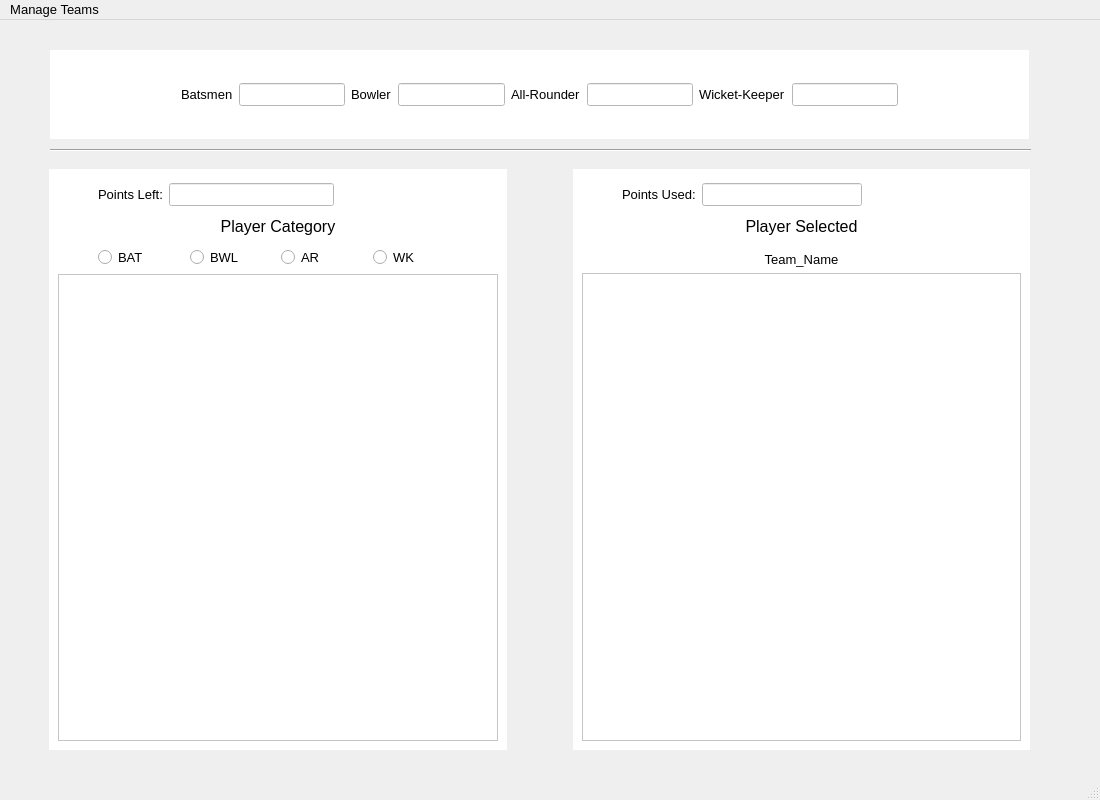
<?xml version="1.0" encoding="UTF-8"?>
<ui version="4.0">
 <class>MainWindow</class>
 <widget class="QMainWindow" name="MainWindow">
  <property name="geometry">
   <rect>
    <x>0</x>
    <y>0</y>
    <width>1100</width>
    <height>800</height>
   </rect>
  </property>
  <property name="font">
   <font>
    <pointsize>10</pointsize>
   </font>
  </property>
  <property name="windowTitle">
   <string>MainWindow</string>
  </property>
  <widget class="QWidget" name="centralwidget">
   <widget class="QWidget" name="top" native="true">
    <property name="geometry">
     <rect>
      <x>50</x>
      <y>30</y>
      <width>979</width>
      <height>89</height>
     </rect>
    </property>
    <property name="autoFillBackground">
     <bool>false</bool>
    </property>
    <property name="styleSheet">
     <string notr="true">background-color: rgb(255, 255, 255);</string>
    </property>
    <layout class="QHBoxLayout" name="horizontalLayout_2">
     <item>
      <spacer name="horizontalSpacer">
       <property name="orientation">
        <enum>Qt::Horizontal</enum>
       </property>
       <property name="sizeHint" stdset="0">
        <size>
         <width>150</width>
         <height>20</height>
        </size>
       </property>
      </spacer>
     </item>
     <item>
      <widget class="QLabel" name="Batsmen">
       <property name="font">
        <font>
         <pointsize>10</pointsize>
        </font>
       </property>
       <property name="text">
        <string>Batsmen</string>
       </property>
      </widget>
     </item>
     <item>
      <widget class="QLineEdit" name="Batsmen_value">
       <property name="font">
        <font>
         <pointsize>10</pointsize>
        </font>
       </property>
      </widget>
     </item>
     <item>
      <widget class="QLabel" name="Bowler">
       <property name="font">
        <font>
         <pointsize>10</pointsize>
        </font>
       </property>
       <property name="text">
        <string>Bowler</string>
       </property>
      </widget>
     </item>
     <item>
      <widget class="QLineEdit" name="Bowler_value">
       <property name="font">
        <font>
         <pointsize>10</pointsize>
        </font>
       </property>
      </widget>
     </item>
     <item>
      <widget class="QLabel" name="All_Rounder">
       <property name="font">
        <font>
         <pointsize>10</pointsize>
        </font>
       </property>
       <property name="text">
        <string>All-Rounder</string>
       </property>
      </widget>
     </item>
     <item>
      <widget class="QLineEdit" name="All_Rounder_value">
       <property name="font">
        <font>
         <pointsize>10</pointsize>
        </font>
       </property>
      </widget>
     </item>
     <item>
      <widget class="QLabel" name="Wicket_Keeper">
       <property name="font">
        <font>
         <pointsize>10</pointsize>
        </font>
       </property>
       <property name="text">
        <string>Wicket-Keeper</string>
       </property>
      </widget>
     </item>
     <item>
      <widget class="QLineEdit" name="Wicket_Keeper_value">
       <property name="font">
        <font>
         <pointsize>10</pointsize>
        </font>
       </property>
      </widget>
     </item>
     <item>
      <spacer name="horizontalSpacer_2">
       <property name="orientation">
        <enum>Qt::Horizontal</enum>
       </property>
       <property name="sizeHint" stdset="0">
        <size>
         <width>150</width>
         <height>20</height>
        </size>
       </property>
      </spacer>
     </item>
    </layout>
   </widget>
   <widget class="Line" name="line">
    <property name="geometry">
     <rect>
      <x>50</x>
      <y>120</y>
      <width>981</width>
      <height>20</height>
     </rect>
    </property>
    <property name="orientation">
     <enum>Qt::Horizontal</enum>
    </property>
   </widget>
   <widget class="QWidget" name="bottom_2" native="true">
    <property name="geometry">
     <rect>
      <x>49</x>
      <y>149</y>
      <width>981</width>
      <height>581</height>
     </rect>
    </property>
    <property name="autoFillBackground">
     <bool>true</bool>
    </property>
    <property name="styleSheet">
     <string notr="true"/>
    </property>
    <layout class="QHBoxLayout" name="bottom">
     <item>
      <widget class="QWidget" name="left" native="true">
       <property name="autoFillBackground">
        <bool>false</bool>
       </property>
       <property name="styleSheet">
        <string notr="true">background-color: rgb(255, 255, 255);</string>
       </property>
       <layout class="QVBoxLayout" name="verticalLayout_7">
        <item>
         <spacer name="verticalSpacer_3">
          <property name="orientation">
           <enum>Qt::Vertical</enum>
          </property>
          <property name="sizeType">
           <enum>QSizePolicy::Fixed</enum>
          </property>
          <property name="sizeHint" stdset="0">
           <size>
            <width>20</width>
            <height>5</height>
           </size>
          </property>
         </spacer>
        </item>
        <item>
         <layout class="QHBoxLayout" name="horizontalLayout_5" stretch="0,0,0,0">
          <property name="sizeConstraint">
           <enum>QLayout::SetMinAndMaxSize</enum>
          </property>
          <item>
           <spacer name="horizontalSpacer_7">
            <property name="orientation">
             <enum>Qt::Horizontal</enum>
            </property>
            <property name="sizeType">
             <enum>QSizePolicy::Minimum</enum>
            </property>
            <property name="sizeHint" stdset="0">
             <size>
              <width>40</width>
              <height>20</height>
             </size>
            </property>
           </spacer>
          </item>
          <item>
           <widget class="QLabel" name="Points_Left">
            <property name="text">
             <string>Points Left:</string>
            </property>
           </widget>
          </item>
          <item>
           <widget class="QLineEdit" name="Points_Left_value"/>
          </item>
          <item>
           <spacer name="horizontalSpacer_5">
            <property name="orientation">
             <enum>Qt::Horizontal</enum>
            </property>
            <property name="sizeHint" stdset="0">
             <size>
              <width>40</width>
              <height>20</height>
             </size>
            </property>
           </spacer>
          </item>
         </layout>
        </item>
        <item>
         <spacer name="verticalSpacer">
          <property name="orientation">
           <enum>Qt::Vertical</enum>
          </property>
          <property name="sizeType">
           <enum>QSizePolicy::Fixed</enum>
          </property>
          <property name="sizeHint" stdset="0">
           <size>
            <width>20</width>
            <height>5</height>
           </size>
          </property>
         </spacer>
        </item>
        <item>
         <widget class="QLabel" name="Plyer_Category">
          <property name="font">
           <font>
            <pointsize>12</pointsize>
           </font>
          </property>
          <property name="text">
           <string>Player Category</string>
          </property>
          <property name="alignment">
           <set>Qt::AlignCenter</set>
          </property>
         </widget>
        </item>
        <item>
         <spacer name="verticalSpacer_2">
          <property name="orientation">
           <enum>Qt::Vertical</enum>
          </property>
          <property name="sizeType">
           <enum>QSizePolicy::Fixed</enum>
          </property>
          <property name="sizeHint" stdset="0">
           <size>
            <width>20</width>
            <height>5</height>
           </size>
          </property>
         </spacer>
        </item>
        <item>
         <layout class="QHBoxLayout" name="horizontalLayout_4">
          <property name="sizeConstraint">
           <enum>QLayout::SetFixedSize</enum>
          </property>
          <item>
           <spacer name="horizontalSpacer_4">
            <property name="orientation">
             <enum>Qt::Horizontal</enum>
            </property>
            <property name="sizeType">
             <enum>QSizePolicy::Minimum</enum>
            </property>
            <property name="sizeHint" stdset="0">
             <size>
              <width>40</width>
              <height>20</height>
             </size>
            </property>
           </spacer>
          </item>
          <item>
           <widget class="QRadioButton" name="BAT_radio">
            <property name="font">
             <font>
              <pointsize>10</pointsize>
             </font>
            </property>
            <property name="text">
             <string>BAT</string>
            </property>
           </widget>
          </item>
          <item>
           <widget class="QRadioButton" name="BWL_radio">
            <property name="font">
             <font>
              <pointsize>10</pointsize>
             </font>
            </property>
            <property name="text">
             <string>BWL</string>
            </property>
           </widget>
          </item>
          <item>
           <widget class="QRadioButton" name="AR_radio">
            <property name="font">
             <font>
              <pointsize>10</pointsize>
             </font>
            </property>
            <property name="text">
             <string>AR</string>
            </property>
           </widget>
          </item>
          <item>
           <widget class="QRadioButton" name="WK_radio">
            <property name="font">
             <font>
              <pointsize>10</pointsize>
             </font>
            </property>
            <property name="text">
             <string>WK</string>
            </property>
           </widget>
          </item>
          <item>
           <spacer name="horizontalSpacer_3">
            <property name="orientation">
             <enum>Qt::Horizontal</enum>
            </property>
            <property name="sizeType">
             <enum>QSizePolicy::Minimum</enum>
            </property>
            <property name="sizeHint" stdset="0">
             <size>
              <width>40</width>
              <height>20</height>
             </size>
            </property>
           </spacer>
          </item>
         </layout>
        </item>
        <item>
         <widget class="QTextEdit" name="Player_Catergory_value"/>
        </item>
       </layout>
      </widget>
     </item>
     <item>
      <spacer name="horizontalSpacer_6">
       <property name="orientation">
        <enum>Qt::Horizontal</enum>
       </property>
       <property name="sizeType">
        <enum>QSizePolicy::Minimum</enum>
       </property>
       <property name="sizeHint" stdset="0">
        <size>
         <width>60</width>
         <height>20</height>
        </size>
       </property>
      </spacer>
     </item>
     <item>
      <widget class="QWidget" name="right_2" native="true">
       <property name="autoFillBackground">
        <bool>false</bool>
       </property>
       <property name="styleSheet">
        <string notr="true">background-color: rgb(255, 255, 255);</string>
       </property>
       <layout class="QVBoxLayout" name="right">
        <item>
         <spacer name="verticalSpacer_4">
          <property name="orientation">
           <enum>Qt::Vertical</enum>
          </property>
          <property name="sizeType">
           <enum>QSizePolicy::Fixed</enum>
          </property>
          <property name="sizeHint" stdset="0">
           <size>
            <width>20</width>
            <height>5</height>
           </size>
          </property>
         </spacer>
        </item>
        <item>
         <layout class="QHBoxLayout" name="horizontalLayout_6">
          <item>
           <spacer name="horizontalSpacer_8">
            <property name="orientation">
             <enum>Qt::Horizontal</enum>
            </property>
            <property name="sizeType">
             <enum>QSizePolicy::Minimum</enum>
            </property>
            <property name="sizeHint" stdset="0">
             <size>
              <width>40</width>
              <height>20</height>
             </size>
            </property>
           </spacer>
          </item>
          <item>
           <widget class="QLabel" name="Points_Used">
            <property name="text">
             <string>Points Used:</string>
            </property>
           </widget>
          </item>
          <item>
           <widget class="QLineEdit" name="Points_Used_value"/>
          </item>
          <item>
           <spacer name="horizontalSpacer_9">
            <property name="orientation">
             <enum>Qt::Horizontal</enum>
            </property>
            <property name="sizeHint" stdset="0">
             <size>
              <width>40</width>
              <height>20</height>
             </size>
            </property>
           </spacer>
          </item>
         </layout>
        </item>
        <item>
         <spacer name="verticalSpacer_5">
          <property name="orientation">
           <enum>Qt::Vertical</enum>
          </property>
          <property name="sizeType">
           <enum>QSizePolicy::Fixed</enum>
          </property>
          <property name="sizeHint" stdset="0">
           <size>
            <width>20</width>
            <height>5</height>
           </size>
          </property>
         </spacer>
        </item>
        <item>
         <widget class="QLabel" name="Player_Selected">
          <property name="font">
           <font>
            <pointsize>12</pointsize>
           </font>
          </property>
          <property name="text">
           <string>Player Selected</string>
          </property>
          <property name="alignment">
           <set>Qt::AlignCenter</set>
          </property>
         </widget>
        </item>
        <item>
         <spacer name="verticalSpacer_6">
          <property name="orientation">
           <enum>Qt::Vertical</enum>
          </property>
          <property name="sizeType">
           <enum>QSizePolicy::Fixed</enum>
          </property>
          <property name="sizeHint" stdset="0">
           <size>
            <width>20</width>
            <height>10</height>
           </size>
          </property>
         </spacer>
        </item>
        <item>
         <widget class="QLabel" name="Team_Name">
          <property name="font">
           <font>
            <pointsize>10</pointsize>
           </font>
          </property>
          <property name="text">
           <string>Team_Name</string>
          </property>
          <property name="alignment">
           <set>Qt::AlignCenter</set>
          </property>
         </widget>
        </item>
        <item>
         <widget class="QTextEdit" name="Player_Selected_value"/>
        </item>
       </layout>
      </widget>
     </item>
    </layout>
   </widget>
  </widget>
  <widget class="QMenuBar" name="menubar">
   <property name="geometry">
    <rect>
     <x>0</x>
     <y>0</y>
     <width>1100</width>
     <height>29</height>
    </rect>
   </property>
   <widget class="QMenu" name="menuManage_Teams">
    <property name="title">
     <string>Manage Teams</string>
    </property>
    <addaction name="actionNEW_Team"/>
    <addaction name="actionOPEN_Team"/>
    <addaction name="actionSave_Team"/>
    <addaction name="separator"/>
    <addaction name="actionEvaluate_Score"/>
   </widget>
   <addaction name="menuManage_Teams"/>
  </widget>
  <widget class="QStatusBar" name="statusbar"/>
  <action name="actionNEW_Team">
   <property name="text">
    <string>New Team</string>
   </property>
  </action>
  <action name="actionOPEN_Team">
   <property name="text">
    <string>Open Team</string>
   </property>
  </action>
  <action name="actionSave_Team">
   <property name="text">
    <string>Save Team</string>
   </property>
  </action>
  <action name="actionEvaluate_Score">
   <property name="text">
    <string>Evaluate Team</string>
   </property>
  </action>
 </widget>
 <resources/>
 <connections/>
</ui>
